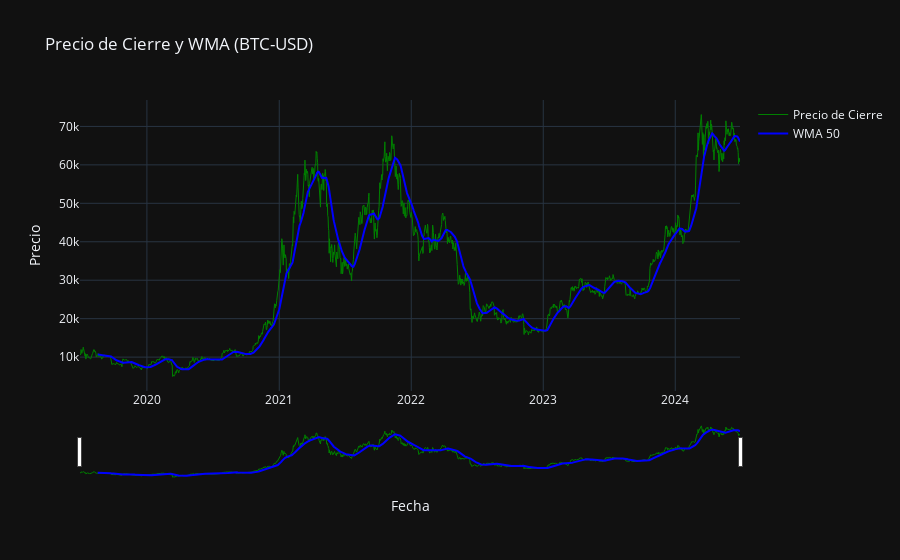

Notebook code cell kept with this figure:
### Code cell
# Crear el gráfico interactivo con Plotly
fig = go.Figure()

# Añadir serie de precios de cierre
fig.add_trace(go.Scatter(x=data.index, y=data[nombre_columna_precio], 
                         mode='lines', name='Precio de Cierre', 
                         line=dict(color='green', width=1)))

# Añadir SMA de 50 períodos
fig.add_trace(go.Scatter(x=data.index, y=data[nombre_pd_ta], 
                         mode='lines', name='WMA '+str(periodo), 
                         line=dict(color='blue', width=2)))

# Personalizar el diseño del gráfico
fig.update_layout(title=f'Precio de Cierre y WMA ({ticker_symbol})',
                  xaxis_title='Fecha',
                  yaxis_title='Precio',
                  xaxis_rangeslider_visible=True,  # Mostrar slider de zoom
                  template='plotly_dark')  # Estilo oscuro

# Mostrar el gráfico interactivo
fig.show()

### Figure 1 — Plotly figure (JSON) as saved in the notebook; plotly's stock layout.template omitted (floating-point values rounded to 4 significant figures; data arrays with more than 128 entries replaced by an {"elided": "..."} marker saying what was removed)
{"data": [{"line": {"color": "green", "width": 1}, "mode": "lines", "name": "Precio de Cierre", "type": "scatter", "x": {"elided": "1826 str values"}, "y": {"elided": "1826 float values"}}, {"line": {"color": "blue", "width": 2}, "mode": "lines", "name": "WMA 50", "type": "scatter", "x": {"elided": "1826 str values"}, "y": {"elided": "1826 float values"}}], "layout": {"title": {"text": "Precio de Cierre y WMA (BTC-USD)"}, "xaxis": {"rangeslider": {"visible": true}, "title": {"text": "Fecha"}}, "yaxis": {"title": {"text": "Precio"}}}}
